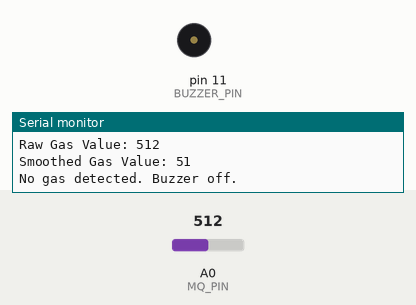
This sketch was run on a simulated Arduino Uno, built with avr-gcc and run on an emulated ATmega328P. Shown: buzzer (waves = sounding, pin HIGH), the last lines printed to the serial monitor. The test bench sets the inputs (shaded band); at power-on: A0 (MQ_PIN) = 512.

Above: at 0.1 s.
At 3.1 s:
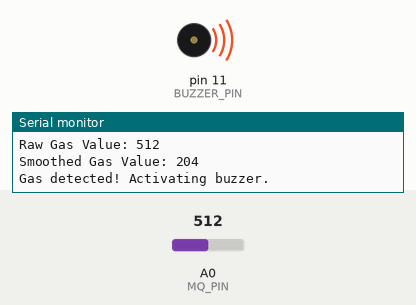
Timing chart, 0 to 4.6 s (numbered marks = the images above):
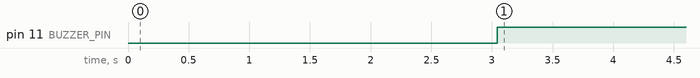

Measured:
- by itself, pin 11 (BUZZER_PIN): LOW → HIGH at 3.0 s

The sketch:

GasDetector.ino
```cpp
#define MQ_PIN A0
#define BUZZER_PIN 11
int threshold = 200;
const int numReadings = 10;
int gasReadings[numReadings];
int gasIndex = 0;
void setup() {
  Serial.begin(9600);
  pinMode(MQ_PIN, INPUT);
  pinMode(BUZZER_PIN, OUTPUT);


  for (int i = 0; i < numReadings; i++) {
    gasReadings[i] = 0;
  }
}

void loop() {
  int gasValue = analogRead(MQ_PIN);
  Serial.print("Raw Gas Value: ");
  Serial.println(gasValue);


  int smoothedValue = getSmoothedValue(gasValue);

  Serial.print("Smoothed Gas Value: ");
  Serial.println(smoothedValue);

  if (smoothedValue > threshold) {
    Serial.println("Gas detected! Activating buzzer.");
    digitalWrite(BUZZER_PIN, HIGH); // Turn on the buzzer
  } else {
    Serial.println("No gas detected. Buzzer off.");
    digitalWrite(BUZZER_PIN, LOW);  // Turn off the buzzer
  }

  delay(1000);
}

int getSmoothedValue(int rawValue) {

  gasReadings[gasIndex] = rawValue;
  gasIndex = (gasIndex + 1) % numReadings;


  int average = 0;
  for (int i = 0; i < numReadings; i++) {
    average += gasReadings[i];
  }
  average /= numReadings;

  return average;
}
```
